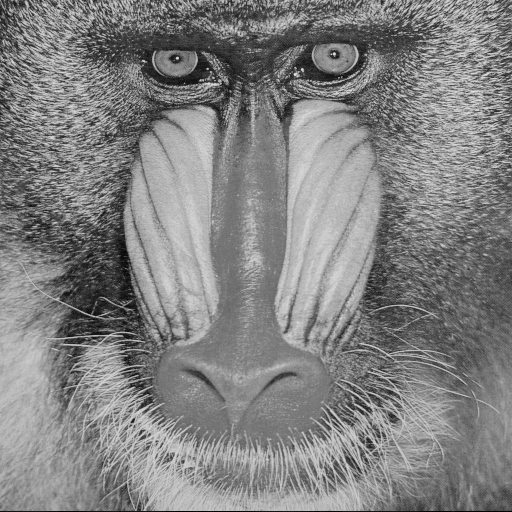
#> input picture Files/Baboon.bmp, 512 x 512 px, found by its file name
$ jupyter execute --allow-errors Q2.ipynb
#> lines starting #> are read from the running program, lines starting #| are printed output that depends on the picture
**Afshar - Q2**

در این سوال ابتدا دو فایل صوتی خوانده میشود
سپس باید تبدیل فوریه این دو فایل محاسبه شود و جای فاز و دامنه صوت ها عوض شود، درنهایت سیگنال
های جدید ساخته می شوند.
سپس مجدد این کار برای دو عکس داده شده انجام می شود که نشان‌دهنده تاثیر جابجایی فاز و دامنه است. خروجی شامل
صوت های تغییر کرده و همچنین تصاویر تغییر یافته می باشد. در مرحله آخر هم تاثیر
اضافه کردن نویز به فاز و دامنه مورد بررسی قرار گرفته است.

در ۲ تصویر اول شکل زمانی دو سیگنال صوتی داده شده را مشاهده میکنید.

دو تصویر آخر به ترتیب خروجی حاصل از ترکیب دامنه سیگنال اول و فاز سیگنال دوم و ترکیب دامنه سیگنال دوم و فاز سیگنال اول است.

[cell 1]
import matplotlib.pyplot as plt
from scipy.io import wavfile
import numpy as np
import os

# part1
#> (the rest of this cell did not finish here and is left out)

[cell 2]
#part 2
from IPython.display import Audio

#> (the rest of this cell did not finish here and is left out)

[cell 3]
#part3
from scipy.fftpack import fft2, ifft2, fftshift
from matplotlib import pyplot as plt
from PIL import Image

# Read the images
I1 = Image.open('Baboon.bmp')
#> I1 is the input picture: PIL image 512x512 L; min 0, max 231, mean 129.6
I2 = Image.open('Peppers.bmp')
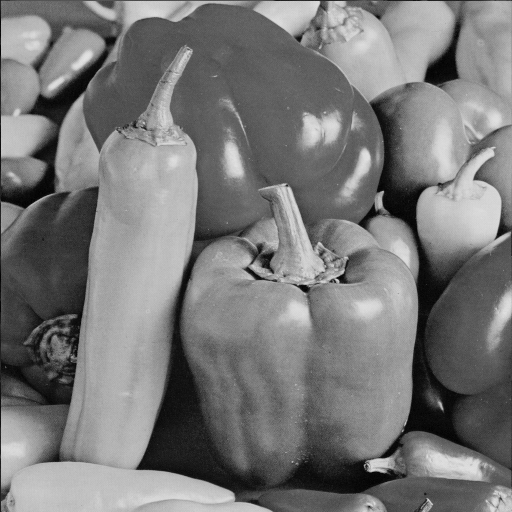
#> input picture Files/Peppers.bmp, 512 x 512 px, found by its file name
#> I2 is the input picture: PIL image 512x512 L; min 0, max 228, mean 120.2

# Show the images
plt.figure()
#> (this line was passed over: IPython is not available in this run)
plt.imshow(I1)
#> (this line was passed over: IPython is not available in this run)

plt.figure()
#> (this line was passed over: IPython is not available in this run)
plt.imshow(I2)
#> (this line was passed over: IPython is not available in this run)

# Compute the FFTs and magnitudes
FI1 = fftshift(fft2(I1))
FI2 = fftshift(fft2(I2))

magI1 = np.abs(FI1)
magI2 = np.abs(FI2)

angI1 = np.angle(FI1)
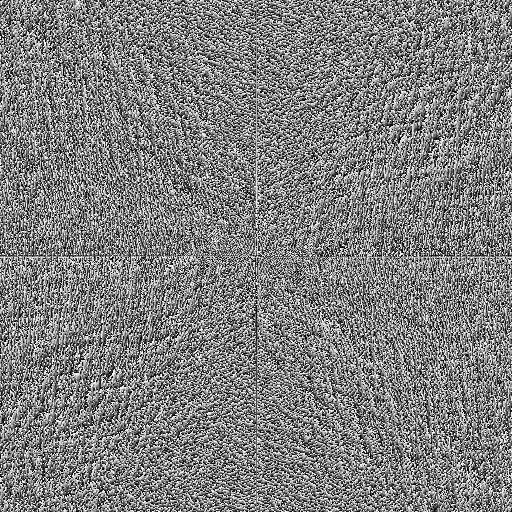
#> angI1: shape (512, 512) float64; min -3.14, max 3.14, mean -1.2e-05; drawn with min black and max white
angI2 = np.angle(FI2)
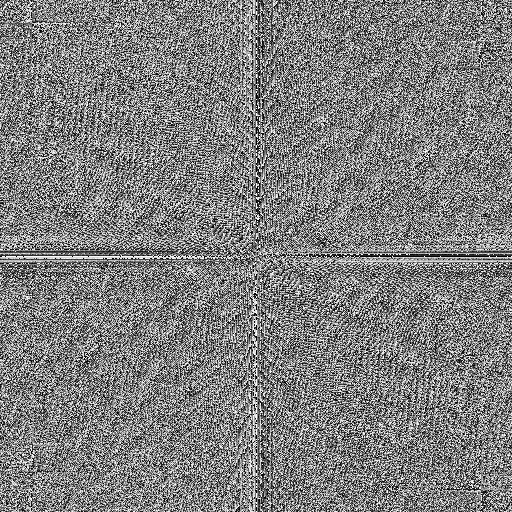
#> angI2: shape (512, 512) float64; min -3.14, max 3.14, mean -3.6e-05; drawn with min black and max white

# Compute the new FFTs
FI3 = magI1 * np.exp(1j*angI2)
FI4 = magI2 * np.exp(1j*angI1)

# Compute the new images
I3 = np.real(ifft2(fftshift(FI3)))
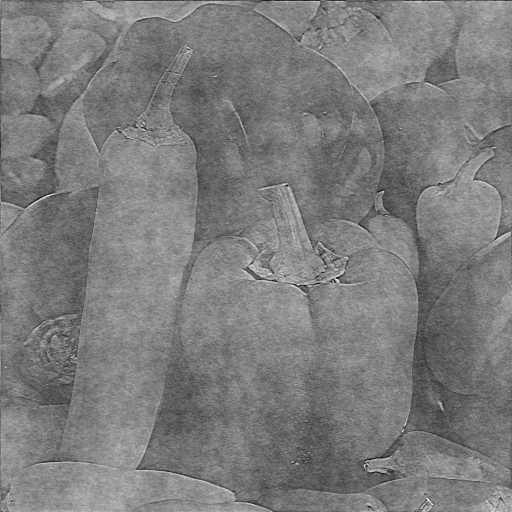
#> I3: shape (512, 512) float64; min -126.4, max 396.5, mean 129.6; drawn with min black and max white
I4 = np.real(ifft2(fftshift(FI4)))
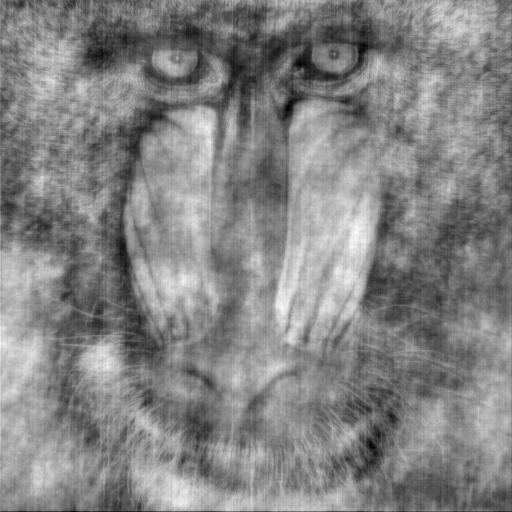
#> I4: shape (512, 512) float64; min -70.46, max 298.9, mean 120.2; drawn with min black and max white

[cell 4]
plt.figure()
#> (this line was passed over: IPython is not available in this run)
plt.imshow(I3, cmap='gray')
#> (this line was passed over: IPython is not available in this run)

plt.figure()
#> (this line was passed over: IPython is not available in this run)
